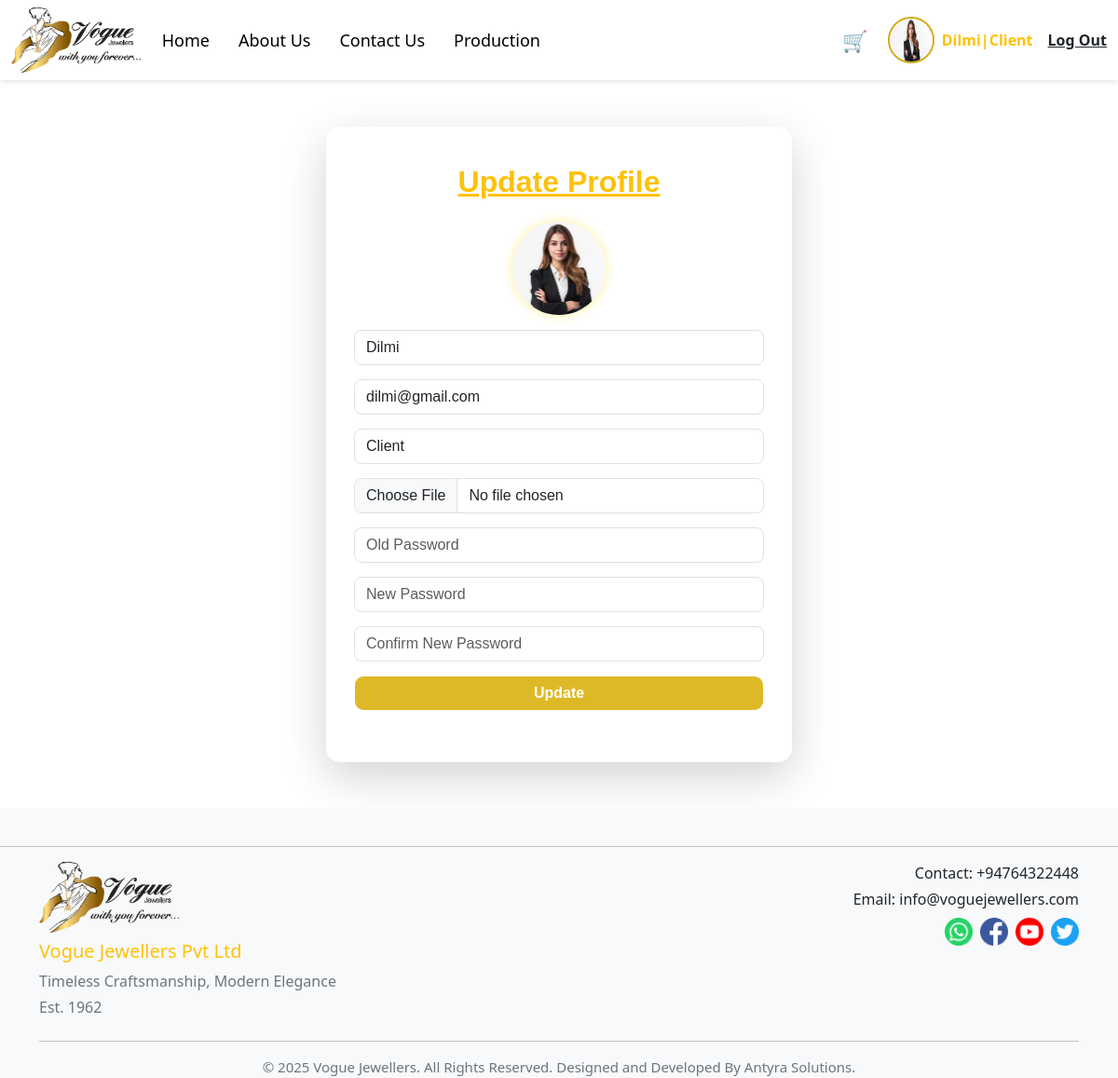
The page /site/update_profile.php (signed in) on the database its author committed.
### tables this page shows
CREATE TABLE `users` (
  `id` int(11) NOT NULL,
  `userid` varchar(30) NOT NULL,
  `name` varchar(30) NOT NULL,
  `email` varchar(30) NOT NULL,
  `password` varchar(255) NOT NULL,
  `image` varchar(255) NOT NULL,
  `type` varchar(20) NOT NULL,
  `approve` tinyint(1) NOT NULL
);

### site/update_profile.php (the view, shortened to what this page needs)
<?php
include_once("../include/header.php");
include_once("../include/connection.php");
$userid = $_SESSION['userid'];
$query = "SELECT * FROM users WHERE userid='$userid'";
$result = mysqli_query($con, $query);
if ($result) {
    $row = mysqli_fetch_assoc($result);
}
?>
<link href="https://cdn.jsdelivr.net/npm/bootstrap@5.3.7/dist/css/bootstrap.min.css" rel="stylesheet">
<div class="container">
    <div class="form-container shadow-lg">
        <h2 class="text-center text-warning fw-bold mb-4 text-decoration-underline">Update Profile</h2>
        <form action="../backend/Update_Backend.php" method="POST" enctype="multipart/form-data">
            <div class="profile-image mb-3">
                <?php
                if($row['image']==''){
                    echo '<img src="../images/logos.jpg" alt="Profile">';
                } else {
                    echo '<img src="../images/'.$row['image'].'" alt="Profile">';
                }
                ?>
            </div>
            <input type="text" name="name" value="<?php echo $row['name']?>" class="form-control" placeholder="Full Name" required>
            <input type="email" name="email" value="<?php echo $row['email']?>" class="form-control" placeholder="Email" required>
            <input type="text" name="type" value="<?php echo $row['type']?>" class="form-control" readonly>
            <input type="file" name="Updateimage" class="form-control">
            <input type="password" name="oldPasswordEnter" class="form-control" placeholder="Old Password">
            <input type="password" name="newpassword" class="form-control" placeholder="New Password">
            <input type="password" name="comfirmpassword" class="form-control" placeholder="Confirm New Password">
            <input type="submit" name="update" class="form-control btn fw-bold" value="Update">
        </form>
    </div>
</div>
<?php
include_once("../include/footer.php");
?>

### site/update_profile.php (style rules this page uses)
.form-container { max-width: 500px; margin: 50px auto; background: #fff; padding: 40px 30px; border-radius: 15px; box-shadow: 0 10px 25px rgba(0,0,0,0.1); text-align: center; font-family: Arial, sans-serif; }
.profile-image { width: 100px; height: 100px; border-radius: 50%; overflow: hidden; margin: 0 auto 20px; box-shadow: 0 0 10px 2px rgba(255, 215, 0, 0.3); }
.profile-image img { width: 100%; height: 100%; object-fit: cover; }
.form-control { margin-bottom: 15px; border-radius: 8px; }
input[type="submit"] { background-color: #DEB927; color: #fff; font-weight: bold; border-radius: 10px; transition: 0.3s; }

### rows shown on the page
users: image (picture), name "Dilmi", email "dilmi@gmail.com", type "Client"

### other values the page prints
$name "Dilmi"
$type "Client"
